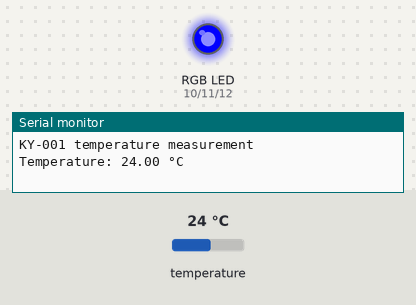
Simulated run of this sketch. Board: Arduino Uno, built with avr-gcc and run on an emulated ATmega328P. Shown: an RGB LED mixed from three pins (HIGH = lit), the last lines printed to the serial monitor. The test bench sets the inputs (shaded band); at power-on: temperature 24 °C.

Above: at 1.5 s.
1.6 s: temperature set to 39.6 °C
3.8 s: temperature set to 40.8 °C
At 5.5 s:
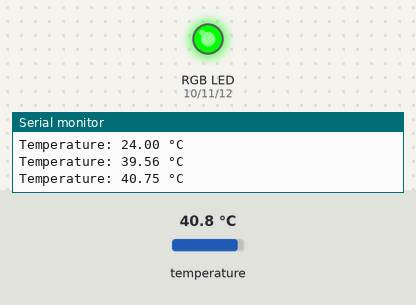
5.9 s: temperature set to 12 °C
At 7.4 s:
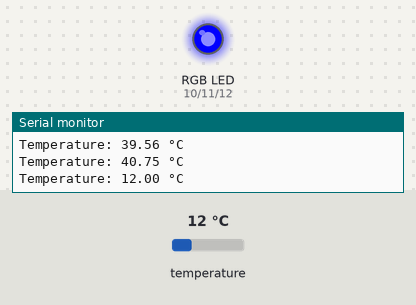
7.7 s: temperature set to 41 °C
At 8.8 s:
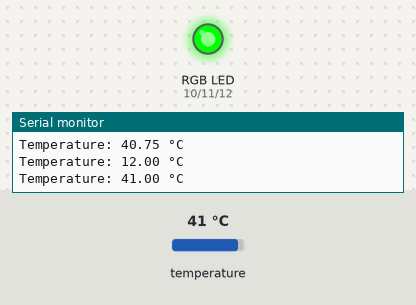
Timing chart, 0 to 10.5 s (numbered marks = the images above; inputs shaded):
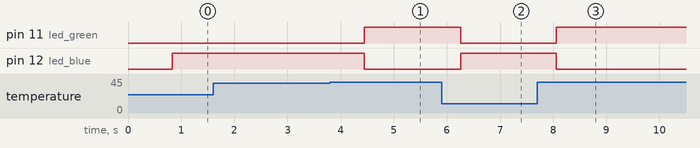

The sketch:

ky001_sample.ino
```cpp
// Required libraries will be imported
#include <OneWire.h>
#include <DallasTemperature.h>

// temp sensor data pin
#define KY001_Signal_PIN 4

// library configurations
OneWire oneWire(KY001_Signal_PIN);

DallasTemperature sensors(&oneWire);

// rgb color pins
int led_red = 10;
int led_green = 11;
int led_blue = 12;

void setup() {
  // initialize serial output
  Serial.begin(9600);
  Serial.println("KY-001 temperature measurement");

  // initialize pins for rgb led as output
  pinMode(led_red, OUTPUT);
  pinMode(led_green, OUTPUT);
  pinMode(led_blue, OUTPUT);

  // sensor initialization
  sensors.begin();
}

void loop() {
  // start temperature measurement
  sensors.requestTemperatures();

  // output sensor data
  Serial.print("Temperature: ");
  Serial.print(sensors.getTempCByIndex(0));
  Serial.println(" °C");

  // change color depending on temperature
  if (sensors.getTempCByIndex(0) > 50) {
    // color: red
    digitalWrite(led_red, HIGH);
    digitalWrite(led_green, LOW);
    digitalWrite(led_blue, LOW);
  } else if (sensors.getTempCByIndex(0) < 50 && sensors.getTempCByIndex(0) > 40) {
    // color:  green
    digitalWrite(led_red, LOW);
    digitalWrite(led_green, HIGH);
    digitalWrite(led_blue, LOW);
  } else if (sensors.getTempCByIndex(0) < 40) {
    // color:  blue
    digitalWrite(led_red, LOW);
    digitalWrite(led_green, LOW);
    digitalWrite(led_blue, HIGH);
  }

  // wait 1 second
  delay(1000);
}
```

Measured:
- the behaviour switches between 40 and 40.1 °C on temperature (found by bisection; images 0 and 1)
- after the input at 3.8 s, pin 11 (led_green): LOW → HIGH after 0.64 s; pin 12 (led_blue): HIGH → LOW after 0.64 s
- after the input at 5.9 s, pin 11 (led_green): HIGH → LOW after 0.36 s; pin 12 (led_blue): LOW → HIGH after 0.36 s
- after the input at 7.7 s, pin 11 (led_green): LOW → HIGH after 0.36 s; pin 12 (led_blue): HIGH → LOW after 0.36 s
